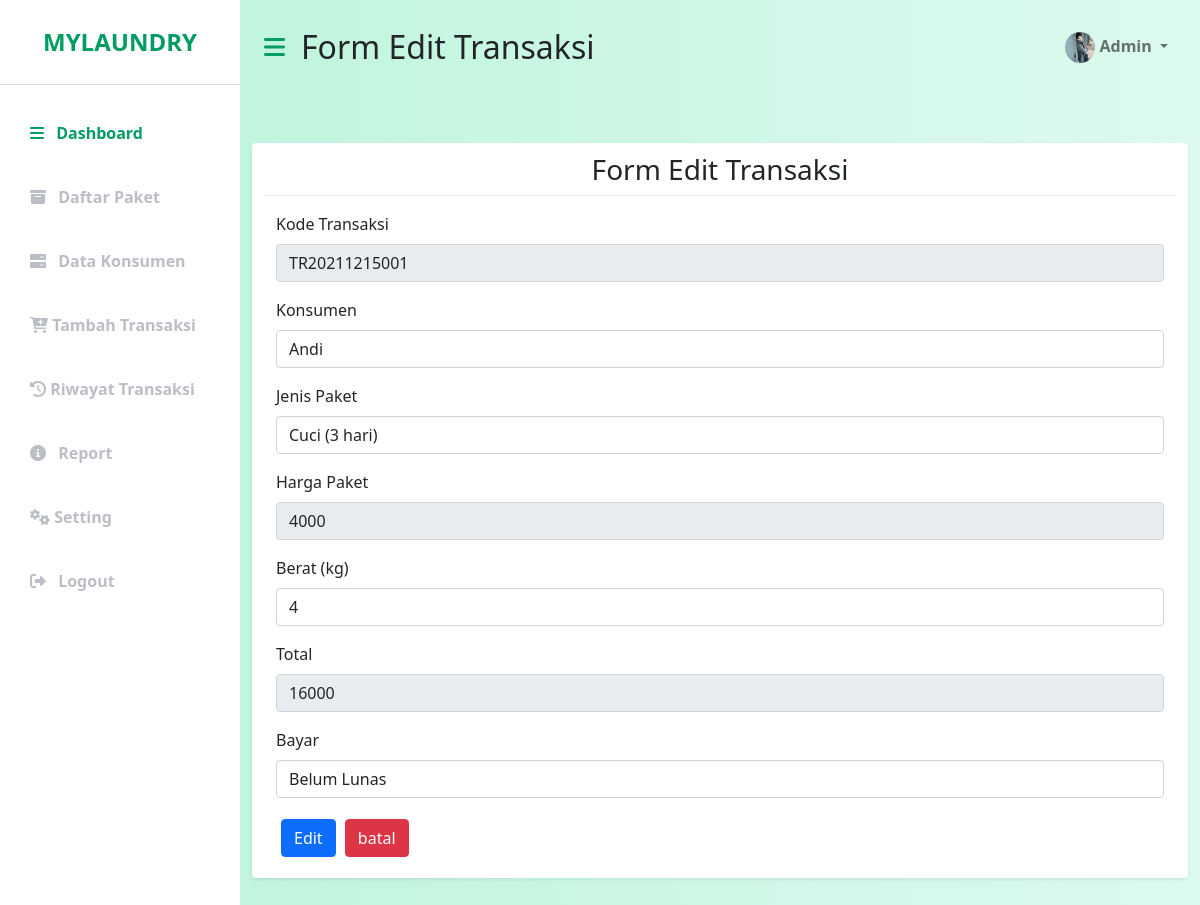
The app's page /transaksi/edit_transaksi/TR20211215001 with its own data.
### tables this page shows
CREATE TABLE `transaksi` (
  `kode_transaksi` varchar(20) NOT NULL,
  `kode_konsumen` varchar(12) NOT NULL,
  `kode_paket` varchar(12) NOT NULL,
  `tgl_masuk` datetime NOT NULL,
  `tgl_ambil` datetime NOT NULL,
  `berat` int(10) NOT NULL,
  `grand_total` int(12) NOT NULL,
  `bayar` varchar(20) NOT NULL,
  `status` varchar(20) NOT NULL
);

CREATE TABLE `paket` (
  `kode_paket` varchar(20) NOT NULL,
  `nama_paket` varchar(50) NOT NULL,
  `harga_paket` varchar(20) NOT NULL
);

### application/controllers/Transaksi.php (called while the page is built, shortened)
<?php
class Transaksi extends CI_Controller
{
    public function __construct()
    {
        $this->load->model('m_transaksi');
    }
    public function edit_transaksi($kode_transaksi)
    {
        $isi['content'] = 'backend/transaksi/edit_transaksi';
        $isi['judul'] = 'Form Edit Transaksi';
        $isi['transaksi'] = $this->m_transaksi->edit_transaksi($kode_transaksi);
        $isi['konsumen'] = $this->db->get('konsumen')->result();
        $isi['paket'] = $this->db->get('paket')->result();
        $this->load->view('backend/dashboard', $isi);
    }
}

### index.php (called while the page is built, shortened)
<?php
require_once BASEPATH.'core/CodeIgniter.php';

### application/models/m_transaksi.php (called while the page is built, shortened)
<?php
class M_transaksi extends CI_Model
{
    public function edit_transaksi($kode_transaksi)
    {
        $this->db->select('*');
        $this->db->from('transaksi');
        $this->db->join('konsumen', 'transaksi.kode_konsumen = konsumen.kode_konsumen', 'left');
        $this->db->join('paket', 'transaksi.kode_paket = paket.kode_paket', 'left');
        $this->db->where('kode_transaksi', $kode_transaksi);
        return $this->db->get()->row_array();
    }
}

### application/views/backend/transaksi/edit_transaksi.php (the view, shortened to what this page needs)
<div class="container-fluid px-4">
    <div class="table-head row my-5 bg-white shadow-sm d-flex justify-content-around align-items-center rounded">
        <div class="row">
            <div class="col-md-12">
                <h3 class="center"><?= $judul; ?></h3>
            </div>
            <hr>
            <div class="col-lg-12" style="text-align: left;">
                <form action="<?= base_url() ?>transaksi/update" method="post">
                    <div class="mb-3">
                        <label class="form-label">Kode Transaksi</label>
                        <input type="text" name="kode_transaksi" value="<?= $transaksi['kode_transaksi']; ?>" class="form-control" readonly>
                    </div>
                    <div class="mb-3">
                        <label class="form-label">Konsumen</label>
                        <select name="kode_konsumen" class="form-control" required>
                            <?php foreach ($konsumen as $kons) {
                                if ($transaksi['kode_konsumen'] == $kons->kode_konsumen) { ?>
                                    <option value="<?= $kons->kode_konsumen; ?>" selected> <?= $kons->nama_konsumen; ?></option>
                                <?php } else { ?>
                                    <option value="<?= $kons->kode_konsumen; ?>"> <?= $kons->nama_konsumen; ?></option>
                            <?php }
                            } ?>
                        </select>
                    </div>
                    <div class="mb-3">
                        <label class="form-label">Jenis Paket</label>
                        <select name="kode_paket" id="paket" class="form-control" required>
                            <?php foreach ($paket as $pkt) {
                                if ($transaksi['kode_paket'] == $pkt->kode_paket) { ?>
                                    <option value="<?= $pkt->kode_paket; ?>" selected> <?= $pkt->nama_paket; ?></option>
                                <?php } else { ?>
                                    <option value="<?= $pkt->kode_paket; ?>"> <?= $pkt->nama_paket; ?></option>
                            <?php }
                            } ?>
                        </select>
                    </div>
                    <div class="mb-3">
                        <label class="form-label">Harga Paket</label>
                        <input type="text" id="harga" value="<?= $transaksi['harga_paket']; ?>" class="form-control" placeholder="Harga Paket" readonly>
                    </div>
                    <div class="mb-3">
                        <label class="form-label">Berat (kg)</label>
                        <input type="number" name="berat" id="berat" value="<?= $transaksi['berat']; ?>" class="form-control" placeholder="Berat (KG)">
                    </div>
                    <div class="mb-3">
                        <label class="form-label">Total</label>
                        <input type="text" name="grand_total" id="grand_total" value="<?= $transaksi['grand_total']; ?>" class="form-control" placeholder="Total Harga" readonly>
                    </div>
                    <div class="mb-3">
                        <label class="form-label">Bayar</label>
                        <select name="bayar" class="form-control">
                            <?php
                            if ($transaksi['bayar'] == "Lunas") { ?>
                                <option value="Lunas" selected>Lunas</option>
                                <option value="Belum Lunas">Belum Lunas</option>
                            <?php } else { ?>
                                <option value="Belum Lunas" selected>Belum Lunas</option>
                            <?php } ?>
                        </select>
                    </div>
                    <div class="mb-3">
                        <button type="submit" class="btn btn-primary">Edit</button>
                        <a href="<?= base_url() ?>transaksi/riwayat" class="btn btn-danger">batal</a>
                    </div>
                </form>
            </div>
        </div>

### assets/css/style.css (style rules this page uses)
:root { --main-bg-color: #009d63; --main-text-color: #009d63; --second-text-color: #bbbec5; --second-bg-color: #c1efde; }
hr { background-color: #95a5a6; }
button { margin: 5px; }
a { list-style: none; }
.table-head .row { margin-top: 10px; }
.table-head .center { text-align: center; }
.col-lg-12 { text-align: center; }

### records on screen
transaksi: kode_transaksi "TR20211215001", kode_paket.harga_paket "4000", berat "4", grand_total "16000", bayar "Belum Lunas"

### other values on screen
$judul "Form Edit Transaksi"
form field kode_konsumen "Andi"
form field kode_paket "Cuci (3 hari)"
